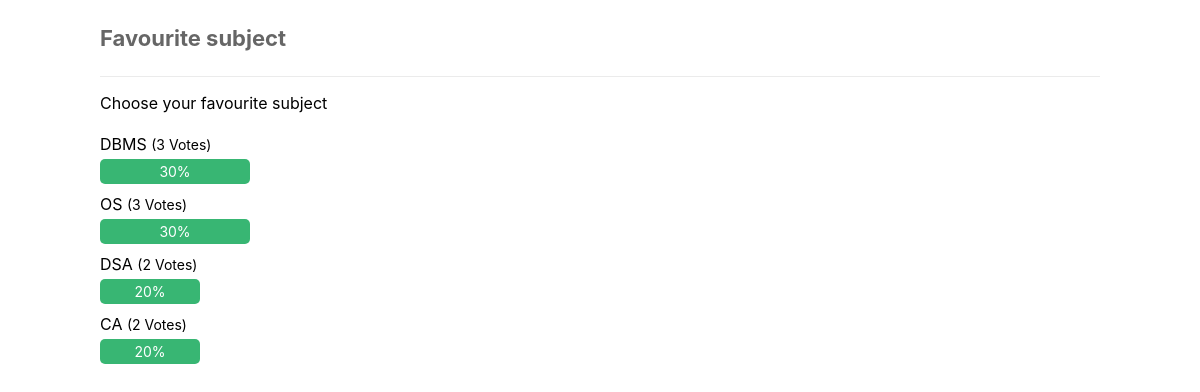
Page /polling/result.php?id=11 on the committed database.
### tables this page shows
CREATE TABLE `polls` (
  `id` int(11) NOT NULL,
  `title` text NOT NULL,
  `desc` text NOT NULL
);

CREATE TABLE `poll_answers` (
  `id` int(11) NOT NULL,
  `poll_id` int(11) NOT NULL,
  `title` text NOT NULL,
  `votes` int(11) NOT NULL DEFAULT 0
);

### polling/result.php (the view)
<?php
include 'functions.php';
$con = connect();
if (isset($_GET['id'])) {
    $query = $con->prepare('SELECT * FROM polls WHERE id = ?');
    $query->execute([$_GET['id']]);
    $poll = $query->fetch(PDO::FETCH_ASSOC);
    if ($poll) {
        $query = $con->prepare('SELECT * FROM poll_answers WHERE poll_id = ? ORDER BY votes DESC');
        $query->execute([$_GET['id']]);
        $poll_answers = $query->fetchAll(PDO::FETCH_ASSOC);
        $total_votes = 0;
        foreach ($poll_answers as $poll_answer) {
            $total_votes += $poll_answer['votes'];
        }
    } else {
        die ('Poll with that ID does not exist.');
    }
} else {
    die ('No poll ID specified.');
}
echo template_header('Poll Results'); ?>
<div class="content poll-result">
	<h2><?=$poll['title']?></h2>
	<p><?=$poll['desc']?></p>
    <div class="wrapper">
        <?php foreach ($poll_answers as $poll_answer): ?>
        <div class="poll-question">
            <p><?=$poll_answer['title']?> <span>(<?=$poll_answer['votes']?> Votes)</span></p>
            <div class="result-bar" style= "width:<?=@round(($poll_answer['votes']/$total_votes)*100)?>%">
                <?=@round(($poll_answer['votes']/$total_votes)*100)?>%
            </div>
        </div>
        <?php endforeach; ?>
    </div>
</div>
<?php echo template_footer(); ?>

### polling/style.css (style rules this page uses)
* { box-sizing: border-box; font-family: -apple-system, BlinkMacSystemFont, "segoe ui", roboto, oxygen, ubuntu, cantarell, "fira sans", "droid sans", "helvetica neue", Arial, sans-serif; font-size: 16px; -webkit-font-smoothing: antialiased; -moz-osx-font-smoothing: grayscale; }
body { background-color: #FFFFFF; margin: 0; }
.content { width: 1000px; margin: 0 auto; }
.content h2 { margin: 0; padding: 25px 0; font-size: 22px; border-bottom: 1px solid #ebebeb; color: #666666; }
.poll-result .wrapper { display: flex; flex-flow: column; }
.poll-result .wrapper .poll-question { width: 50%; padding-bottom: 5px; }
.poll-result .wrapper .poll-question p { margin: 0; padding: 5px 0; }
.poll-result .wrapper .poll-question p span { font-size: 14px; }
.poll-result .wrapper .poll-question .result-bar { display: flex; height: 25px; min-width: 5%; background-color: #38b673; border-radius: 5px; font-size: 14px; color: #FFFFFF; justify-content: center; align-items: center; }

### rows in the picture
polls: title "Favourite subject", desc "Choose your favourite subject"
poll_answers: title "DBMS", votes "3", @round(($poll_answer['votes']/$total_votes)*100) "30"
poll_answers: title "OS", votes "3", @round(($poll_answer['votes']/$total_votes)*100) "30"
poll_answers: title "DSA", votes "2", @round(($poll_answer['votes']/$total_votes)*100) "20"
poll_answers: title "CA", votes "2", @round(($poll_answer['votes']/$total_votes)*100) "20"
